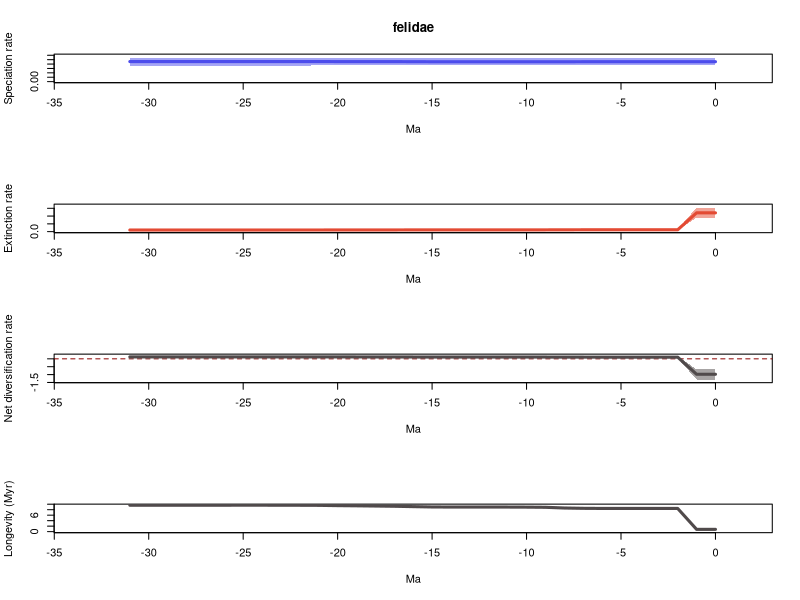

Write the R code that produced this figure.
# 1 files combined:
# 	/home/eeb177-student/Desktop/eeb-177/eeb177-final-project/PyRate/pyrate_mcmc_logs/felidae_occ_1_marginal_rates.log

# 95% HPDs calculated using code from Biopy (https://www.cs.auckland.ac.nz/~yhel002/biopy/)

pdf(file='/home/eeb177-student/Desktop/eeb-177/eeb177-final-project/PyRate/pyrate_mcmc_logs/felidae_occ_1_marginal_rates_RTT.pdf',width=0.6*9, height=16.8)
par(mfrow=c(4,1))
library(scales)
L_hpd_m95=c(0.189933991535, 0.189933991535,0.189933991535,0.189933991535,0.189933991535,0.189933991535,0.190320076427,0.190320076427,0.190320076427,0.190320076427,0.189933991535,0.189598610689,0.189598610689,0.189598610689,0.189598610689,0.188656977923,0.18622394335,0.185008219733,0.188656977923,0.188430005236,0.187317462067,0.184568748957,0.182293957061,0.182480516066,0.182480516066,0.182480516066,0.182480516066,0.182293957061,0.182293957061,0.182293957061,0.182293957061,0.182293957061)
L_hpd_M95=c(0.269133362199, 0.269133362199,0.269133362199,0.269133362199,0.269133362199,0.269133362199,0.269133362199,0.269133362199,0.269133362199,0.269133362199,0.269133362199,0.268994558019,0.268994558019,0.269079618768,0.269079618768,0.269133362199,0.269133362199,0.269133362199,0.273746139454,0.273746139454,0.273746139454,0.273746139454,0.272935246199,0.273746139454,0.273746139454,0.273746139454,0.273746139454,0.273746139454,0.273746139454,0.273746139454,0.273746139454,0.273746139454)
M_hpd_m95=c(0.894557782143, 0.894557782143,0.0799828255066,0.0805199821199,0.0805199821199,0.0799828255066,0.0820781590757,0.0796068970946,0.0805199821199,0.0677515102863,0.067434952117,0.067434952117,0.067434952117,0.067434952117,0.067434952117,0.067434952117,0.0618894237202,0.0594240964506,0.0453571947198,0.0361080345959,0.0318163967011,0.0290204890739,0.0280649201221,0.0280649201221,0.0310716010589,0.0302806915023,0.0290204890739,0.0290204890739,0.0290204890739,0.0290204890739,0.0290204890739,0.0290204890739)
M_hpd_M95=c(1.54585806887, 1.54585806887,0.157488273542,0.157488273542,0.157488273542,0.157488273542,0.15853890996,0.15458869998,0.157488273542,0.152350693553,0.152350693553,0.152350693553,0.152350693553,0.152350693553,0.152350693553,0.152350693553,0.153898799768,0.155752870596,0.149644439668,0.148094236261,0.148094236261,0.148094236261,0.148094236261,0.148094236261,0.152323772724,0.152323772724,0.152323772724,0.152323772724,0.152323772724,0.152323772724,0.152323772724,0.152323772724)
R_hpd_m95=c(-1.31588923894, -1.31588923894,0.0425282576045,0.0459652041292,0.0439428732907,0.0439428732907,0.0439428732907,0.0455206400799,0.0510807241298,0.0628787562193,0.0597892005303,0.0628787562193,0.0560489530272,0.0560489530272,0.0560489530272,0.0555073777179,0.0561368572764,0.0555073777179,0.0439428732907,0.0597892005303,0.057421351097,0.0555073777179,0.0553585194663,0.0536996284452,0.0528178844863,0.0536996284452,0.0553585194663,0.0547689914833,0.0547689914833,0.0547689914833,0.0547689914833,0.0547689914833)
R_hpd_M95=c(-0.663915166126, -0.663915166126,0.15849695532,0.161153326328,0.159154132711,0.159154132711,0.15929284008,0.160588164267,0.165523194524,0.174103436934,0.174103436934,0.176227514811,0.170162613831,0.170162613831,0.170162613831,0.170748108606,0.179177304642,0.180963303867,0.180963303867,0.203636843996,0.204360153781,0.204360153781,0.206809738006,0.206809738006,0.206809738006,0.20962159484,0.211748493347,0.211748493347,0.211748493347,0.211748493347,0.211748493347,0.211748493347)
L_mean=c(0.226635340245, 0.226635340245,0.226635340245,0.226614797294,0.22662048526,0.226606484153,0.226529001027,0.22655635137,0.226248477402,0.226213788475,0.226253281048,0.226126885904,0.226144672149,0.226080198877,0.226104569279,0.226291462897,0.226984928819,0.227505452246,0.227550115517,0.227702374287,0.227852765419,0.228389481423,0.228398463756,0.228481628471,0.228505303672,0.228505303672,0.228505303672,0.228405278104,0.228350858735,0.228350858735,0.228350858735,0.228350858735)
M_mean=c(1.20684374009, 1.20684374009,0.11831694232,0.118241628909,0.118329102061,0.118359307926,0.118265637408,0.117709431728,0.116117085054,0.112700407493,0.111969191199,0.111641376578,0.111578897775,0.111508680317,0.111522065707,0.111167762486,0.109651012021,0.108093379401,0.107070148051,0.106157865653,0.105424967211,0.104330749538,0.1040446206,0.103982379447,0.103702358084,0.103680093422,0.103835579876,0.103819054632,0.103819054632,0.103819054632,0.103819054632,0.103819054632)
R_mean=c(-0.980208399849, -0.980208399849,0.108318397925,0.108373168385,0.108291383199,0.108247176227,0.108263363619,0.108846919642,0.110131392348,0.113513380983,0.11428408985,0.114485509326,0.114565774374,0.11457151856,0.114582503572,0.115123700411,0.117333916798,0.119412072845,0.120479967467,0.121544508634,0.122427798208,0.124058731885,0.124353843156,0.124499249023,0.124802945587,0.124825210249,0.124669723795,0.124586223472,0.124531804103,0.124531804103,0.124531804103,0.124531804103)
trans=0.5
age=(0:(32-1))* -1
plot(age,age,type = 'n', ylim = c(0, 0.301120753399), xlim = c(-33.6,1.6), ylab = 'Speciation rate', xlab = 'Ma',main='felidae' )
polygon(c(age, rev(age)), c(L_hpd_M95, rev(L_hpd_m95)), col = alpha("#4c4cec",trans), border = NA)
lines(rev(age), rev(L_mean), col = "#4c4cec", lwd=3)
plot(age,age,type = 'n', ylim = c(0, 1.70044387575), xlim = c(-33.6,1.6), ylab = 'Extinction rate', xlab = 'Ma' )
polygon(c(age, rev(age)), c(M_hpd_M95, rev(M_hpd_m95)), col = alpha("#e34a33",trans), border = NA)
lines(rev(age), rev(M_mean), col = "#e34a33", lwd=3)
plot(age,age,type = 'n', ylim = c(-1.44747816283, 0.232923342682), xlim = c(-33.6,1.6), ylab = 'Net diversification rate', xlab = 'Ma' )
abline(h=0,lty=2,col="darkred")
polygon(c(age, rev(age)), c(R_hpd_M95, rev(R_hpd_m95)), col = alpha("#504A4B",trans), border = NA)
lines(rev(age), rev(R_mean), col = "#504A4B", lwd=3)
plot(age,age,type = 'n', ylim = c(0, max(1/M_mean)), xlim = c(-33.6,1.6), ylab = 'Longevity (Myr)', xlab = 'Ma' )
lines(rev(age), rev(1/M_mean), col = "#504A4B", lwd=3)
n <- dev.off()